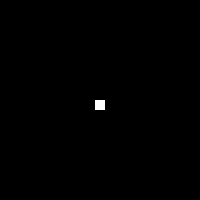
Frame 1 (no input)
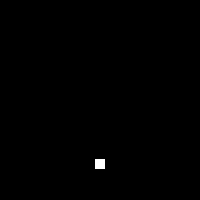
Frame 60 (the mouse pressed at the canvas centre just before this capture)
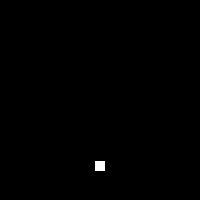
Frame 120 (the mouse held since frame 60 and released just before this capture)

The Processing sketch that drew these frames (run headless with seeded random() and noise(); from frame 60 on, the mouse is pressed at the canvas centre):

// Processing sketch: John_Finley_Bounce_2
// ── John_Finley_Bounce_2.pde
int boxSize = 10;
int startHeight = 100;
int boxPos = startHeight;

boolean descending = true;

void setup() {  
  size(200, 200);
  background(0);
  noStroke();
  smooth();
}

void draw() {
  if(descending){
    boxDraw();
    boxPos++;
    
    if(boxPos == (height-boxSize)){
      startHeight = startHeight + 20;
      println(startHeight);
      descending = false;
    }
    if(startHeight == 200){
      boxDraw();
    }
  }
  else{
    if(startHeight == 200){
      boxDraw();
    }

    boxDraw();
    boxPos--;
    
    if(boxPos == startHeight){
      descending = true;
    }
  }
} //end draw

void boxDraw(){
  background(0);
  rect((width/2)-(boxSize/2), boxPos, boxSize, boxSize);
}
